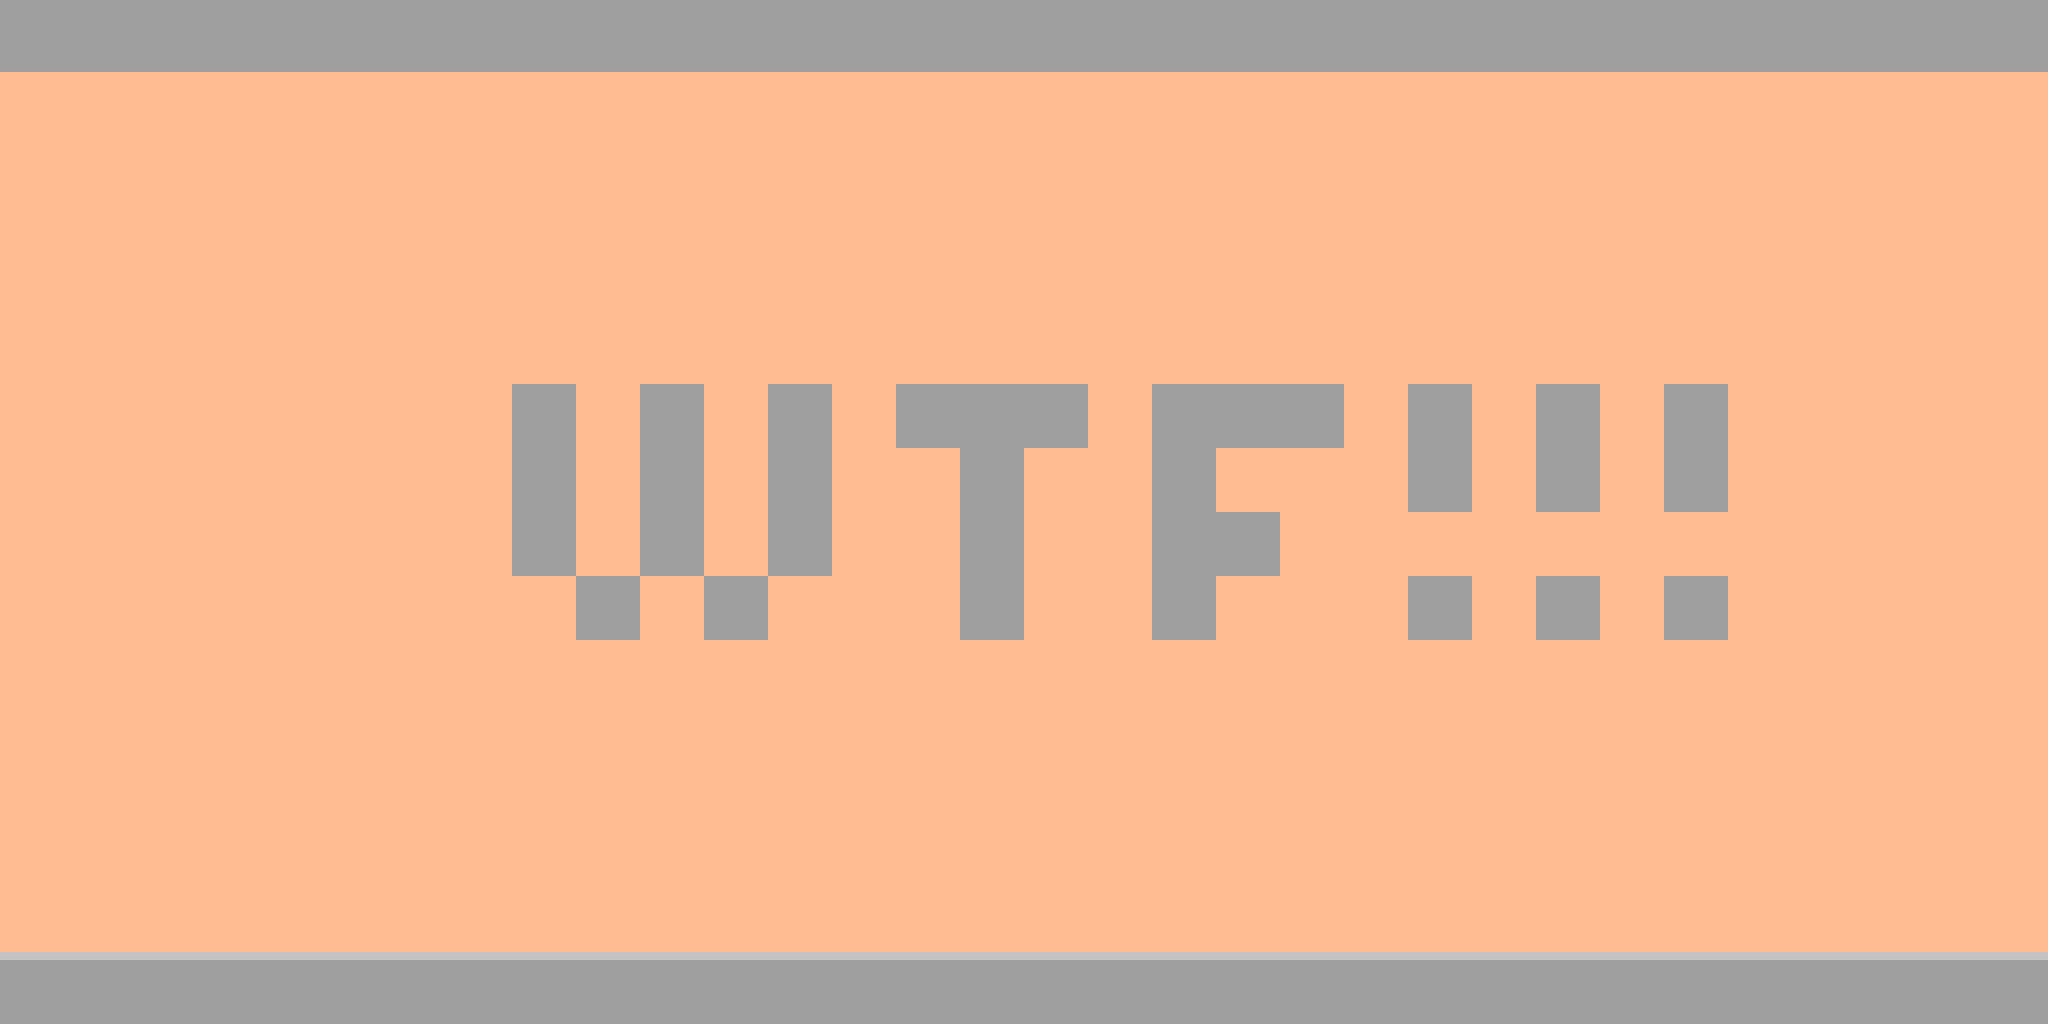

A 2D game scene composited from a Tiled map and its tileset images. What follows is a short description and the map's XML, with each tile layer's data collapsed to a summary:
An orthogonal 32x16 tile map with 64x64 px tiles, 6 tile layers (borderTop, borderBottom, borderLeft, borderRight, ...).

<map version="1.0" orientation="orthogonal" renderorder="right-down" width="32" height="16" tilewidth="64" tileheight="64" backgroundcolor="#ffbb92" nextobjectid="4">
 <properties>
  <property name="endBottom" value="0" />
  <property name="endTop" value="0" />
  <property name="nextSection" value="endArea" />
  <property name="prevSection" value="none" />
  <property name="startBottom" value="0" />
  <property name="startTop" value="0" />
 </properties>
 <tileset firstgid="1" name="boxes_map" tilewidth="64" tileheight="64" tilecount="20">
  <image source="../boxes_map.png" width="320" height="256" />
  <tile id="1">
   <properties>
    <property name="type" value="spike" />
   </properties>
  </tile>
  <tile id="2">
   <properties>
    <property name="type" value="activator" />
   </properties>
  </tile>
  <tile id="3">
   <properties>
    <property name="type" value="spike" />
   </properties>
  </tile>
  <tile id="11">
   <properties>
    <property name="type" value="brick" />
   </properties>
  </tile>
 </tileset>
 <layer name="borderTop" width="32" height="16">
  <data>[512 cells, 32 non-empty, 1 distinct tile ids]</data>
 </layer>
 <layer name="borderBottom" width="32" height="16">
  <data>[512 cells, 32 non-empty, 1 distinct tile ids]</data>
 </layer>
 <layer name="borderLeft" width="32" height="16">
  <data>[512 cells, 0 non-empty, 0 distinct tile ids]</data>
 </layer>
 <layer name="borderRight" width="32" height="16">
  <data>[512 cells, 0 non-empty, 0 distinct tile ids]</data>
 </layer>
 <layer name="borderCorners" width="32" height="16">
  <data>[512 cells, 0 non-empty, 0 distinct tile ids]</data>
 </layer>
 <layer name="level" width="32" height="16">
  <data>[512 cells, 97 non-empty, 1 distinct tile ids]</data>
 </layer>
</map>
